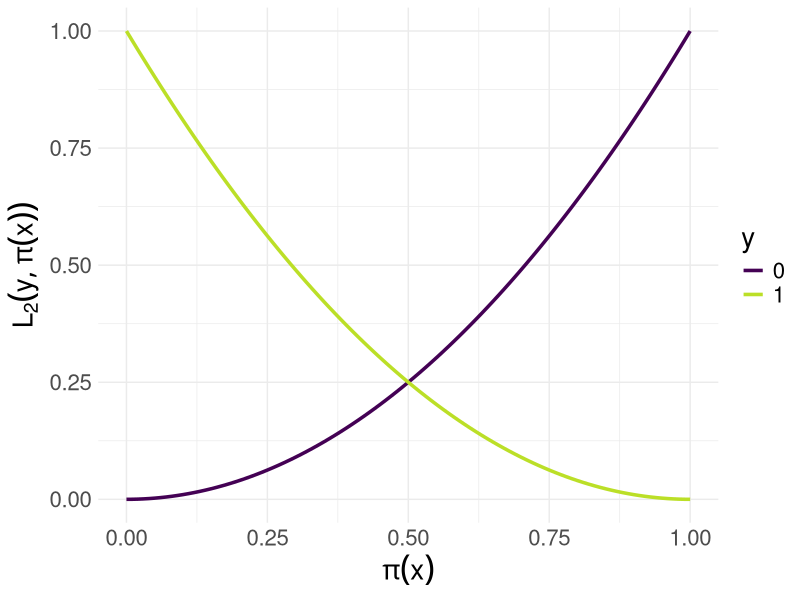
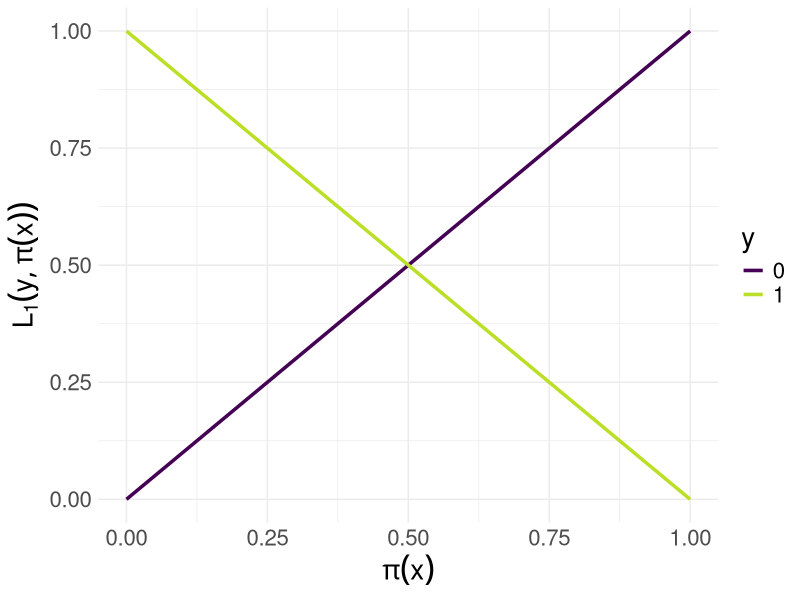
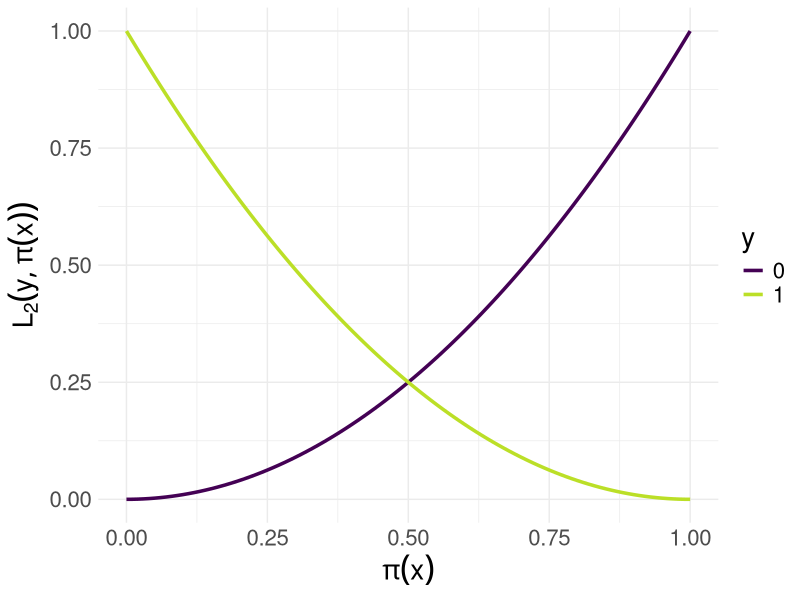
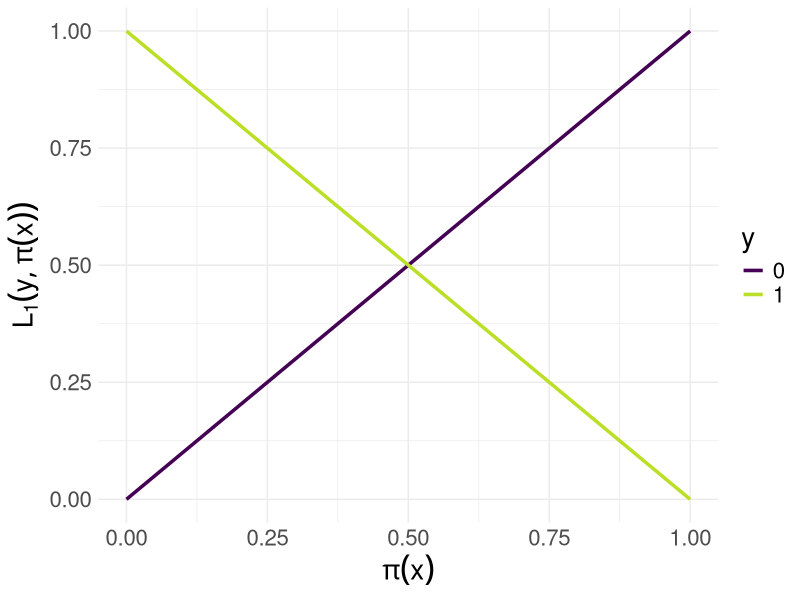

Source code (R) for these figures, in order:
# ------------------------------------------------------------------------------
# This script generates two plots for binary classification loss functions.
# 1. The Brier score (squared loss), where for a given parameter x:
#    - For y = 1, the loss is (1-x)^2.
#    - For y = 0, the loss is x^2.
# 2. The L1 loss (absolute error) on probabilities.
#    For a predicted probability p in [0,1]:
#    - For y = 1, L1 loss is 1 - p.
#    - For y = 0, L1 loss is p.
# Both plots are generated with ggplot2 and saved as PNG files.
# ------------------------------------------------------------------------------

library(ggplot2)

# DATA FOR BRIER SCORE ---------------------------------------------------------

x <- seq(0, 1, by = 0.01)
df <- rbind(
  data.frame(x, y = 1, pi = (1 - x)^2),
  data.frame(x, y = 0, pi = x^2)
)
df$y <- as.factor(df$y)

# PLOT: Brier Score ------------------------------------------------------------
p <- ggplot(data = df, aes(x = x, y = pi, color = y)) + 
  geom_line(size = 1.2) + 
  xlab(expression(pi(x))) + 
  ylab(expression(L[2](y, pi(x)))) + 
  theme_minimal() +
  theme(text = element_text(size = 20)) +
  scale_color_viridis_d(end = 0.9)
p
ggsave("../figure/brier.png", p, height = 4, width = 9)

# DATA FOR L1 LOSS ON PROBABILITIES --------------------------------------------
p_seq <- seq(0, 1, by = 0.01)
df_l1 <- rbind(
  data.frame(p = p_seq, y = 1, loss = 1 - p_seq),
  data.frame(p = p_seq, y = 0, loss = p_seq)
)
df_l1$y <- as.factor(df_l1$y)

# PLOT: L1 Loss ---------------------------------------------------------------
p_l1 <- ggplot(data = df_l1, aes(x = p, y = loss, color = y)) + 
  geom_line(size = 1.2) + 
  xlab(expression(pi(x))) + 
  ylab(expression(L[1](y, pi(x)))) + 
  theme_minimal() +
  theme(text = element_text(size = 20)) +
  scale_color_viridis_d(end = 0.9)
p_l1
ggsave("../figure/l1_loss.png", p_l1, height = 4, width = 9)
